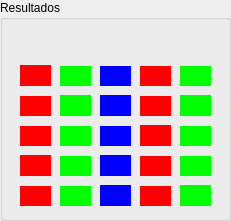
   <widget class="QGroupBox" name="OperacionesElementalesGrupBox">
    <property name="geometry">
     <rect>
      <x>10</x>
      <y>160</y>
      <width>231</width>
      <height>221</height>
     </rect>
    </property>
    <property name="styleSheet">
     <string notr="true"/>
    </property>
    <property name="title">
     <string>Resultados</string>
    </property>
    <widget class="QLabel" name="labelSolUnic">
     <property name="geometry">
      <rect>
       <x>20</x>
       <y>30</y>
       <width>181</width>
       <height>21</height>
      </rect>
     </property>
     <property name="text">
      <string/>
     </property>
    </widget>
    <widget class="QLabel" name="sol11">
     <property name="geometry">
      <rect>
       <x>20</x>
       <y>65</y>
       <width>31</width>
       <height>21</height>
      </rect>
     </property>
     <property name="autoFillBackground">
      <bool>false</bool>
     </property>
     <property name="styleSheet">
      <string notr="true">background-color: rgb(255, 0, 0);</string>
     </property>
     <property name="text">
      <string/>
     </property>
    </widget>
    <widget class="QLabel" name="sol21">
     <property name="geometry">
      <rect>
       <x>20</x>
       <y>96</y>
       <width>31</width>
       <height>20</height>
      </rect>
     </property>
     <property name="styleSheet">
      <string notr="true">background-color: rgb(255, 0, 0);</string>
     </property>
     <property name="text">
      <string/>
     </property>
    </widget>
    <widget class="QLabel" name="sol31">
     <property name="geometry">
      <rect>
       <x>20</x>
       <y>126</y>
       <width>31</width>
       <height>20</height>
      </rect>
     </property>
     <property name="styleSheet">
      <string notr="true">background-color: rgb(255, 0, 0);</string>
     </property>
     <property name="text">
      <string/>
     </property>
    </widget>
    <widget class="QLabel" name="sol41">
     <property name="geometry">
      <rect>
       <x>20</x>
       <y>155</y>
       <width>31</width>
       <height>21</height>
      </rect>
     </property>
     <property name="styleSheet">
      <string notr="true">background-color: rgb(255, 0, 0);</string>
     </property>
     <property name="text">
      <string/>
     </property>
    </widget>
    <widget class="QLabel" name="sol51">
     <property name="geometry">
      <rect>
       <x>20</x>
       <y>186</y>
       <width>31</width>
       <height>20</height>
      </rect>
     </property>
     <property name="styleSheet">
      <string notr="true">background-color: rgb(255, 0, 0);</string>
     </property>
     <property name="text">
      <string/>
     </property>
    </widget>
    <widget class="QLabel" name="sol12">
     <property name="geometry">
      <rect>
       <x>60</x>
       <y>66</y>
       <width>31</width>
       <height>20</height>
      </rect>
     </property>
     <property name="styleSheet">
      <string notr="true">background-color: rgb(0, 255, 0);</string>
     </property>
     <property name="text">
      <string/>
     </property>
    </widget>
    <widget class="QLabel" name="sol22">
     <property name="geometry">
      <rect>
       <x>60</x>
       <y>95</y>
       <width>31</width>
       <height>21</height>
      </rect>
     </property>
     <property name="styleSheet">
      <string notr="true">background-color: rgb(0, 255, 0);</string>
     </property>
     <property name="text">
      <string/>
     </property>
    </widget>
    <widget class="QLabel" name="sol32">
     <property name="geometry">
      <rect>
       <x>60</x>
       <y>126</y>
       <width>31</width>
       <height>20</height>
      </rect>
     </property>
     <property name="styleSheet">
      <string notr="true">background-color: rgb(0, 255, 0);</string>
     </property>
     <property name="text">
      <string/>
     </property>
    </widget>
    <widget class="QLabel" name="sol42">
     <property name="geometry">
      <rect>
       <x>60</x>
       <y>156</y>
       <width>31</width>
       <height>20</height>
      </rect>
     </property>
     <property name="styleSheet">
      <string notr="true">background-color: rgb(0, 255, 0);</string>
     </property>
     <property name="text">
      <string/>
     </property>
    </widget>
    <widget class="QLabel" name="sol52">
     <property name="geometry">
      <rect>
       <x>60</x>
       <y>186</y>
       <width>31</width>
       <height>20</height>
      </rect>
     </property>
     <property name="styleSheet">
      <string notr="true">background-color: rgb(0, 255, 0);</string>
     </property>
     <property name="text">
      <string/>
     </property>
    </widget>
    <widget class="QLabel" name="sol13">
     <property name="geometry">
      <rect>
       <x>100</x>
       <y>66</y>
       <width>31</width>
       <height>20</height>
      </rect>
     </property>
     <property name="styleSheet">
      <string notr="true">background-color: rgb(0, 0, 255);</string>
     </property>
     <property name="text">
      <string/>
     </property>
    </widget>
    <widget class="QLabel" name="sol23">
     <property name="geometry">
      <rect>
       <x>100</x>
       <y>95</y>
       <width>31</width>
       <height>21</height>
      </rect>
     </property>
     <property name="styleSheet">
      <string notr="true">background-color: rgb(0, 0, 255);</string>
     </property>
     <property name="text">
      <string/>
     </property>
    </widget>
    <widget class="QLabel" name="sol33">
     <property name="geometry">
      <rect>
       <x>100</x>
       <y>126</y>
       <width>31</width>
       <height>20</height>
      </rect>
     </property>
     <property name="styleSheet">
      <string notr="true">background-color: rgb(0, 0, 255);</string>
     </property>
     <property name="text">
      <string/>
     </property>
    </widget>
    <widget class="QLabel" name="sol43">
     <property name="geometry">
      <rect>
       <x>100</x>
       <y>155</y>
       <width>31</width>
       <height>21</height>
      </rect>
     </property>
     <property name="styleSheet">
      <string notr="true">background-color: rgb(0, 0, 255);</string>
     </property>
     <property name="text">
      <string/>
     </property>
    </widget>
    <widget class="QLabel" name="sol53">
     <property name="geometry">
      <rect>
       <x>100</x>
       <y>185</y>
       <width>31</width>
       <height>21</height>
      </rect>
     </property>
     <property name="styleSheet">
      <string notr="true">background-color: rgb(0, 0, 255);</string>
     </property>
     <property name="text">
      <string/>
     </property>
    </widget>
    <widget class="QLabel" name="sol14">
     <property name="geometry">
      <rect>
       <x>140</x>
       <y>66</y>
       <width>31</width>
       <height>20</height>
      </rect>
     </property>
     <property name="styleSheet">
      <string notr="true">background-color: rgb(255, 0, 0);</string>
     </property>
     <property name="text">
      <string/>
     </property>
    </widget>
    <widget class="QLabel" name="sol24">
     <property name="geometry">
      <rect>
       <x>140</x>
       <y>96</y>
       <width>31</width>
       <height>20</height>
      </rect>
     </property>
     <property name="styleSheet">
      <string notr="true">background-color: rgb(255, 0, 0);</string>
     </property>
     <property name="text">
      <string/>
     </property>
    </widget>
    <widget class="QLabel" name="sol34">
     <property name="geometry">
      <rect>
       <x>140</x>
       <y>125</y>
       <width>31</width>
       <height>21</height>
      </rect>
     </property>
     <property name="styleSheet">
      <string notr="true">background-color: rgb(255, 0, 0);</string>
     </property>
     <property name="text">
      <string/>
     </property>
    </widget>
    <widget class="QLabel" name="sol44">
     <property name="geometry">
      <rect>
       <x>140</x>
       <y>156</y>
       <width>31</width>
       <height>20</height>
      </rect>
     </property>
     <property name="styleSheet">
      <string notr="true">background-color: rgb(255, 0, 0);</string>
     </property>
     <property name="text">
      <string/>
     </property>
    </widget>
    <widget class="QLabel" name="sol54">
     <property name="geometry">
      <rect>
       <x>140</x>
       <y>186</y>
       <width>31</width>
       <height>20</height>
      </rect>
     </property>
     <property name="styleSheet">
      <string notr="true">background-color: rgb(255, 0, 0);</string>
     </property>
     <property name="text">
      <string/>
     </property>
    </widget>
    <widget class="QLabel" name="sol15">
     <property name="geometry">
      <rect>
       <x>180</x>
       <y>66</y>
       <width>31</width>
       <height>20</height>
      </rect>
     </property>
     <property name="styleSheet">
      <string notr="true">background-color: rgb(0, 255, 0);</string>
     </property>
     <property name="text">
      <string/>
     </property>
    </widget>
    <widget class="QLabel" name="sol25">
     <property name="geometry">
      <rect>
       <x>180</x>
       <y>95</y>
       <width>31</width>
       <height>21</height>
      </rect>
     </property>
     <property name="styleSheet">
      <string notr="true">background-color: rgb(0, 255, 0);</string>
     </property>
     <property name="text">
      <string/>
     </property>
    </widget>
    <widget class="QLabel" name="sol35">
     <property name="geometry">
      <rect>
       <x>180</x>
       <y>126</y>
       <width>31</width>
       <height>20</height>
      </rect>
     </property>
     <property name="styleSheet">
      <string notr="true">background-color: rgb(0, 255, 0);</string>
     </property>
     <property name="text">
      <string/>
     </property>
    </widget>
    <widget class="QLabel" name="sol45">
     <property name="geometry">
      <rect>
       <x>180</x>
       <y>156</y>
       <width>31</width>
       <height>20</height>
      </rect>
     </property>
     <property name="styleSheet">
      <string notr="true">background-color: rgb(0, 255, 0);</string>
     </property>
     <property name="text">
      <string/>
     </property>
    </widget>
    <widget class="QLabel" name="sol55">
     <property name="geometry">
      <rect>
       <x>180</x>
       <y>185</y>
       <width>31</width>
       <height>21</height>
      </rect>
     </property>
     <property name="styleSheet">
      <string notr="true">background-color: rgb(0, 255, 0);</string>
     </property>
     <property name="text">
      <string/>
     </property>
    </widget>
   </widget>
